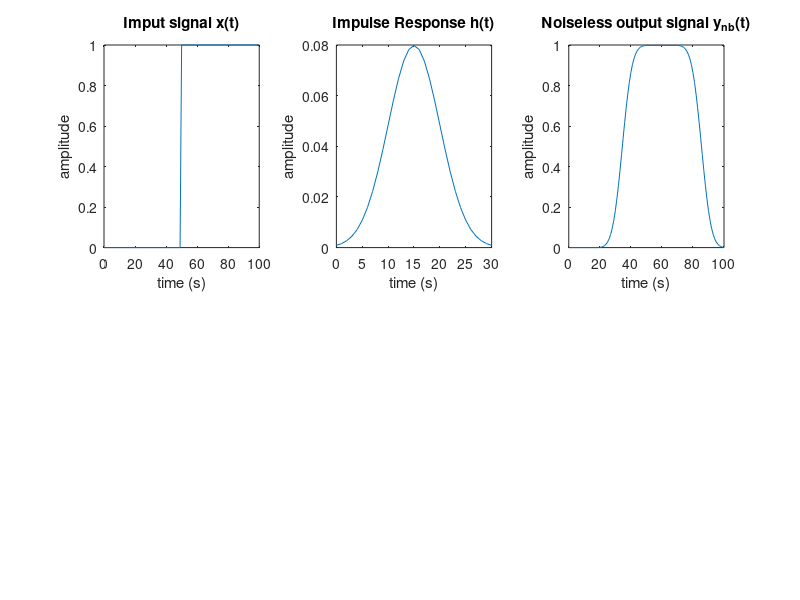

This figure's MATLAB source: (Note: this script raises an error after producing the figure.)
close all;
clear all;

L1x = 100;	    % duration of observation of input signal (in sec.)
fe = 1;		    % sampling frequency (Hz)
Te = 1/fe;		% sampling period
N1x = L1x/Te;	% number of points in signal x
kx = 0:N1x;	    % time indices  
tx= kx*Te;		% sampling times 


% 1. Impulse response h of a Gaussian filter
%
mu_h=15*Te;
% the width of impulse response makes the problem more or less difficult
sigma_h=5*Te;
tt=(0:Te:30*Te);
h=(1/(sigma_h*sqrt(2*pi)))*exp(-(((tt-mu_h)/(sqrt(2)*sigma_h)).*((tt-mu_h)/(sqrt(2)*sigma_h))));

figure(1);
subplot(2,3,2)
plot(tt,h)
xlabel('time (s)'); ylabel('amplitude'); title('Impulse Response h(t)');

%% 2. Signal x
%

k1 = 0:N1x/2-1;
x1 = zeros(1,length(k1));
k2 = N1x/2:N1x;  % modif  N1x-1 => N1x
x2 = ones(1,length(k2));

x = [x1 x2];
subplot(2,3,1)
plot(tx,x);
xlabel('time (s)'); ylabel('amplitude'); title('Imput signal x(t)');

%% 3. Convolution
%

y_nb=conv(x,h,'full');
y_nb=y_nb(end-100:end);
N1=length(y_nb);
k=0:1:N1-1;
t=k*Te;
subplot(2,3,3)
plot(t,y_nb)
xlabel('time (s)'); ylabel('amplitude'); title('Noiseless output signal y_{nb}(t)');

%% 4. Noise addition
%
SNR = 30;
[y,sigma_br] = adgnoise(y_nb,SNR);
  
subplot(2,3,6)
plot(t,y);
xlabel('time (s)'); ylabel('amplitude'); title('Noisy signal y(t)');

%% 5. Frequency response of filter
%
N= 101;
f = -N/2:N/2-1;
H = fft(h,N);
figure(2); subplot(2,3,2)
plot(f,fftshift(20*log10(abs(H))));
xlabel('frequency (Hz)'); ylabel('dB'); title('ESD of filter H(f)');

%% 6. Frequency response of data
%
Y = fft(y,N);
subplot(2,3,1)
plot(f,fftshift(20*log10(abs(H))));
xlabel('frequency (Hz)'); ylabel('dB'); title('ESD of filter Y(f)');

%% Frequency response of reconstructed signal
X_rec = Y./H;
x_rec = real(ifft(X_rec));
Nrec=length(x_rec);
krec=0:1:Nrec-1;
trec=krec*Te;
figure;
plot(x_rec(1:length(x))); 
xlabel('time (s)'); ylabel('amplitude'); title('Reconstruced input signal by inverse filtering');

%% Part 2 bis

d = [1;-1];
D = fft(d,101)';
alpha = 10^(-2.2);
g = H ./ (abs(H).^2 + alpha * abs(D).^2);
X_rec2 = Y.*g;
x_rec2 = real(ifft(X_rec2));

Nrec2=length(x_rec2);
krec2=0:1:Nrec2-1;
trec2=krec2*Te;
figure;
plot(trec2(1:length(x)),x_rec2(1:length(x)))
xlabel('time (s)', 'Interpreter', 'latex'); ylabel('amplitude', 'Interpreter', 'latex'); title('Reconstruced input signal by inverse filtering with $\alpha=1$', 'Interpreter', 'latex');
